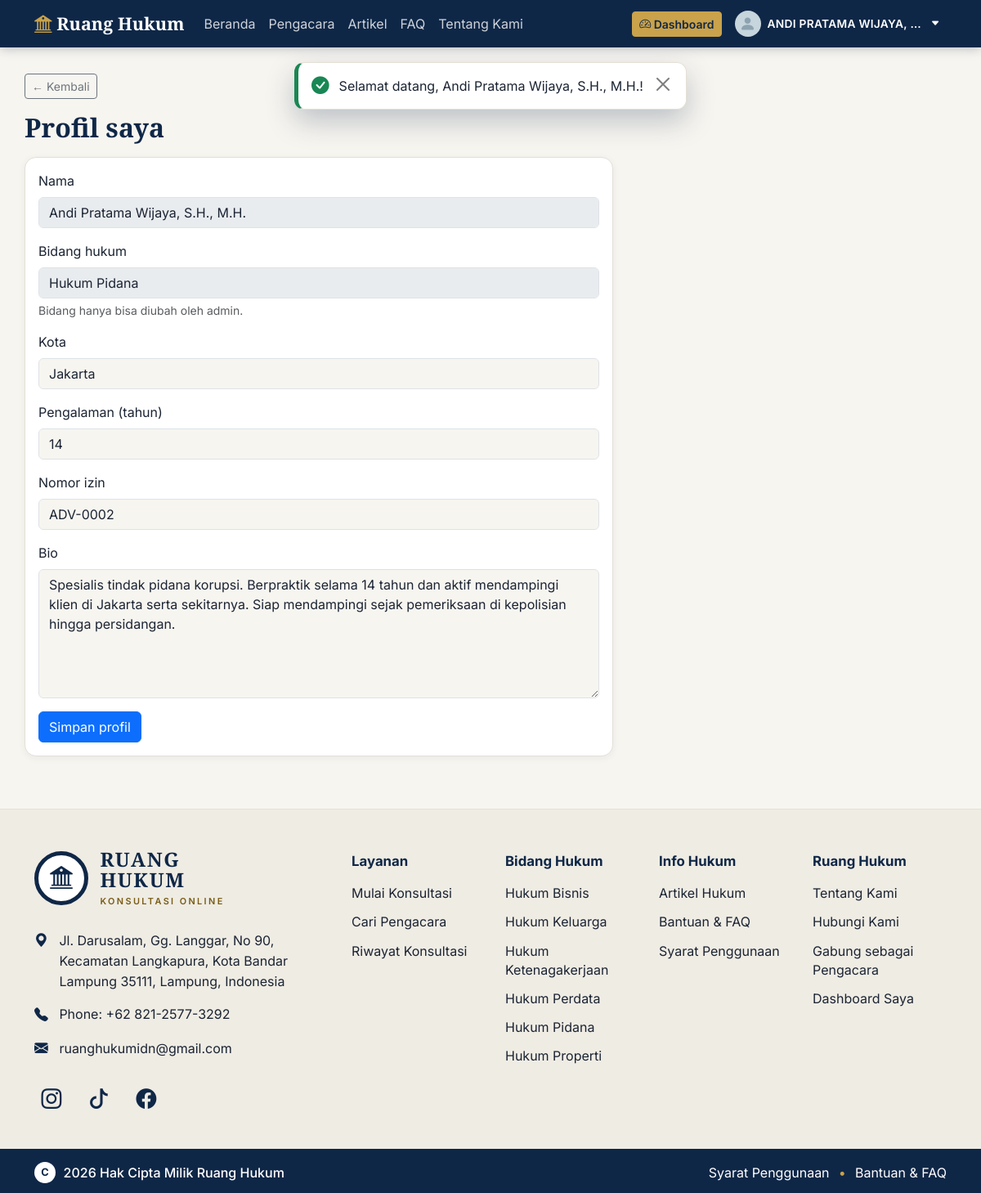
Page /pengacara/profil.php (signed in) on the committed database.
### tables this page shows
CREATE TABLE profil_pengacara (
  user_id INT PRIMARY KEY,
  bidang_id INT NOT NULL,
  bio TEXT NULL,
  pengalaman_tahun TINYINT UNSIGNED NOT NULL DEFAULT 0,
  kota VARCHAR(60) NULL,
  no_izin VARCHAR(60) NULL,
  FOREIGN KEY (user_id) REFERENCES users(id) ON DELETE CASCADE,
  FOREIGN KEY (bidang_id) REFERENCES bidang_hukum(id)
);

CREATE TABLE bidang_hukum (
  id INT AUTO_INCREMENT PRIMARY KEY,
  nama VARCHAR(80) NOT NULL UNIQUE,
  deskripsi VARCHAR(255) NULL
);

### includes/functions.php (called while the page is built, shortened)
<?php
function e($teks): string
{
    return htmlspecialchars((string) $teks, ENT_QUOTES, 'UTF-8');
}
function url(string $path = ''): string
{
    return BASE_URL . '/' . ltrim($path, '/');
}
function current_user(): ?array
{
    return $_SESSION['user'] ?? null;
}
function dashboard_path(string $role): string
{
    return match ($role) {
        'admin'     => 'admin/dashboard.php',
        'pengacara' => 'pengacara/dashboard.php',
        default     => 'klien/dashboard.php',
    };
}

### config/kontak.php (called while the page is built)
<?php
return [
    'alamat'      => 'Jl. Darusalam, Gg. Langgar, No 90, Kecamatan Langkapura, Kota Bandar Lampung 35111, Lampung, Indonesia',
    'telepon'     => '+62 821-2577-3292',
    'telepon_tel' => '+6282125773292',
    'email'       => 'ruanghukumidn@gmail.com',
    'sosial' => [
        ['nama' => 'Instagram', 'ikon' => 'bi-instagram', 'url' => 'https://www.instagram.com/ruanghukumidn'],
        ['nama' => 'TikTok',    'ikon' => 'bi-tiktok',    'url' => 'https://www.tiktok.com/@ruanghukumindonesia'],
        ['nama' => 'Facebook',  'ikon' => 'bi-facebook',  'url' => 'https://www.facebook.com/share/1ACeHsNsQn/'],
    ],
];

### config/database.php (called while the page is built)
<?php
function db(): PDO
{
    static $pdo = null;
    if ($pdo === null) {
        $host = 'localhost';
        $name = 'ruang_hukum';
        $user = 'root';
        $pass = '';
        try {
            $pdo = new PDO(
                "mysql:host=$host;dbname=$name;charset=utf8mb4",
                $user,
                $pass,
                [
                    PDO::ATTR_ERRMODE            => PDO::ERRMODE_EXCEPTION,
                    PDO::ATTR_DEFAULT_FETCH_MODE => PDO::FETCH_ASSOC,
                    PDO::ATTR_EMULATE_PREPARES   => false,
                ]
            );
        } catch (PDOException $e) {
            http_response_code(500);
            die('Koneksi database gagal. Pastikan MySQL menyala dan database "ruang_hukum" sudah diimpor (database/schema.sql).');
        }
    }
    return $pdo;
}

### pengacara/profil.php (the view, shortened to what this page needs)
<?php
$uid = (int) current_user()['id'];
$pdo = db();
$st = $pdo->prepare('SELECT p.bio, p.kota, p.pengalaman_tahun, p.no_izin, b.nama AS bidang
                     FROM profil_pengacara p
                     LEFT JOIN bidang_hukum b ON b.id = p.bidang_id
                     WHERE p.user_id = ?');
$st->execute([$uid]);
$p = $st->fetch();
$form = [
    'bio'              => (string) $p['bio'],
    'kota'             => (string) $p['kota'],
    'pengalaman_tahun' => (string) $p['pengalaman_tahun'],
    'no_izin'          => (string) $p['no_izin'],
];
require_once __DIR__ . '/../includes/header.php';
?>
<div class="container page-head">
  <a href="dashboard.php" class="btn btn-outline-secondary btn-sm mb-3">&larr; Kembali</a>
  <h2 class="mb-3">Profil saya</h2>
  <form method="post" action="profil.php" class="card-rh p-3" style="max-width: 720px;">
    <div class="mb-3">
      <label class="form-label">Nama</label>
      <input type="text" class="form-control" value="<?= e(current_user()['nama']) ?>" disabled>
    </div>
    <div class="mb-3">
      <label class="form-label">Bidang hukum</label>
      <input type="text" class="form-control" value="<?= e($p['bidang'] ?? '-') ?>" disabled>
      <div class="form-text">Bidang hanya bisa diubah oleh admin.</div>
    </div>
    <div class="mb-3">
      <label class="form-label" for="kota">Kota</label>
      <input type="text" id="kota" name="kota" class="form-control" maxlength="60"
             value="<?= e($form['kota']) ?>" required>
    </div>
    <div class="mb-3">
      <label class="form-label" for="pengalaman_tahun">Pengalaman (tahun)</label>
      <input type="number" id="pengalaman_tahun" name="pengalaman_tahun" class="form-control"
             min="0" max="60" value="<?= e($form['pengalaman_tahun']) ?>" required>
    </div>
    <div class="mb-3">
      <label class="form-label" for="no_izin">Nomor izin</label>
      <input type="text" id="no_izin" name="no_izin" class="form-control" maxlength="60"
             value="<?= e($form['no_izin']) ?>" required>
    </div>
    <div class="mb-3">
      <label class="form-label" for="bio">Bio</label>
      <textarea id="bio" name="bio" class="form-control" rows="6" maxlength="2000"><?= e($form['bio']) ?></textarea>
    </div>
    <button type="submit" class="btn btn-primary">Simpan profil</button>
  </form>
</div>
<?php require_once __DIR__ . '/../includes/footer.php'; ?>

### includes/footer.php (shortened to what this page needs)
</main>
<?php $tanpaKerangka = $tanpaKerangka ?? false; ?>
<?php if (!$tanpaKerangka): ?>
<?php
$kontak = require __DIR__ . '/../config/kontak.php';
$bidangFooter = [];
try {
    $bidangFooter = db()->query('SELECT id, nama FROM bidang_hukum ORDER BY nama LIMIT 6')->fetchAll();
} catch (Throwable $ex) {
    $bidangFooter = [];
}
$userFooter = current_user();
?>
<footer class="rh-footer mt-5">
  <div class="rh-footer-atas">
    <div class="container">
      <div class="row g-4 g-xl-5">
        <div class="col-lg-4">
          <a class="rh-logo" href="<?= url('index.php') ?>" aria-label="Ruang Hukum, ke beranda">
            <span class="rh-logo-lingkar"><i class="bi bi-bank2"></i></span>
            <span class="rh-logo-teks">
              <span class="rh-logo-nama">Ruang<br>Hukum</span>
              <span class="rh-logo-sub">Konsultasi Online</span>
            </span>
          </a>
          <ul class="rh-kontak list-unstyled">
            <li>
              <i class="bi bi-geo-alt-fill" aria-hidden="true"></i>
              <address class="mb-0"><?= e($kontak['alamat']) ?></address>
            </li>
            <li>
              <i class="bi bi-telephone-fill" aria-hidden="true"></i>
              <span>Phone: <a href="tel:<?= e($kontak['telepon_tel']) ?>"><?= e($kontak['telepon']) ?></a></span>
            </li>
            <li>
              <i class="bi bi-envelope-fill" aria-hidden="true"></i>
              <a href="mailto:<?= e($kontak['email']) ?>"><?= e($kontak['email']) ?></a>
            </li>
          </ul>
          <div class="rh-sosial" aria-label="Media sosial Ruang Hukum">
            <?php foreach ($kontak['sosial'] as $s): ?>
              <a href="<?= e($s['url']) ?>" target="_blank" rel="noopener noreferrer"
                 aria-label="<?= e($s['nama']) ?> Ruang Hukum" title="<?= e($s['nama']) ?>">
                <i class="bi <?= e($s['ikon']) ?>" aria-hidden="true"></i>
              </a>
            <?php endforeach; ?>
          </div>
        </div>
        <nav class="col-lg-8" aria-label="Tautan footer">
          <div class="row g-4">
            <div class="col-6 col-md-3">
              <h2 class="rh-footer-judul">Layanan</h2>
              <ul class="rh-footer-daftar">
                <li><a href="<?= url('klien/konsultasi_baru.php') ?>">Mulai Konsultasi</a></li>
                <li><a href="<?= url('pengacara.php') ?>">Cari Pengacara</a></li>
                <li><a href="<?= url('klien/dashboard.php') ?>">Riwayat Konsultasi</a></li>
              </ul>
            </div>
            <div class="col-6 col-md-3">
              <h2 class="rh-footer-judul">Bidang Hukum</h2>
              <ul class="rh-footer-daftar">
                <?php foreach ($bidangFooter as $b): ?>
                  <li><a href="<?= url('pengacara.php?bidang=' . (int) $b['id']) ?>"><?= e($b['nama']) ?></a></li>
                <?php endforeach; ?>
              </ul>
            </div>
            <div class="col-6 col-md-3">
              <h2 class="rh-footer-judul">Info Hukum</h2>
              <ul class="rh-footer-daftar">
                <li><a href="<?= url('artikel.php') ?>">Artikel Hukum</a></li>
                <li><a href="<?= url('faq.php') ?>">Bantuan &amp; FAQ</a></li>
                <li><a href="<?= url('syarat.php') ?>">Syarat Penggunaan</a></li>
              </ul>
            </div>
            <div class="col-6 col-md-3">
              <h2 class="rh-footer-judul">Ruang Hukum</h2>
              <ul class="rh-footer-daftar">
                <li><a href="<?= url('tentang.php') ?>">Tentang Kami</a></li>
                <li><a href="<?= url('tentang.php#kontak') ?>">Hubungi Kami</a></li>
                <li><a href="<?= url('auth/register.php?role=pengacara') ?>">Gabung sebagai Pengacara</a></li>
                <?php if ($userFooter): ?>
                  <li><a href="<?= url(dashboard_path($userFooter['role'])) ?>">Dashboard Saya</a></li>
                <?php else: ?>
                  <li><a href="<?= url('auth/login.php') ?>">Masuk</a></li>
                  <li><a href="<?= url('auth/register.php') ?>">Daftar</a></li>
                <?php endif; ?>
              </ul>
            </div>
          </div>
        </nav>
      </div>
    </div>
  </div>
  <div class="rh-footer-bawah">
    <div class="container">
      <div class="rh-hak-cipta">
        <span class="rh-c" aria-hidden="true">C</span>
        <span><?= date('Y') ?> Hak Cipta Milik Ruang Hukum</span>
      </div>
      <div class="rh-bawah-tautan">
        <a href="<?= url('syarat.php') ?>">Syarat Penggunaan</a>
        <span class="rh-titik" aria-hidden="true">&bull;</span>
        <a href="<?= url('faq.php') ?>">Bantuan &amp; FAQ</a>
      </div>
    </div>
  </div>
</footer>
<?php endif; ?>
</body>
</html>

### assets/css/style.css (style rules this page uses)
:root { --navy: #0f2747; --navy-700: #1b3a66; --gold: #c9a24b; --gold-600: #b08a36; --ivory: #f7f5f0; --ink: #1b2433; --muted: #6b7686; --line: #e4e0d6; --bs-primary: var(--navy); --bs-body-font-family: 'Inter', system-ui, sans-serif; --bs-body-color: var(--ink); --bs-body-bg: var(--ivory); --bs-link-color: var(--navy-700); }
body { background: var(--ivory); color: var(--ink); min-height: 100vh; display: flex; flex-direction: column; }
h1, h2, h3, h4, .font-serif { font-family: 'Playfair Display', Georgia, serif; font-weight: 700; color: var(--navy); }
.card-rh { background: #fff; border: 1px solid var(--line); border-radius: 14px; box-shadow: 0 2px 10px rgba(15,39,71,.06); }
.page-head { padding: 2rem 0 1rem; }

### assets/css/profil.css (style rules this page uses)
body { font-variant-numeric: lining-nums; }

### assets/css/footer.css (style rules this page uses)
.rh-footer { --emas-tua: #7a5c14; background: #efece4; color: var(--ink); border-top: 1px solid var(--line); }
.rh-footer-atas { padding: 3rem 0 2.5rem; }
.rh-logo { display: inline-flex; align-items: center; gap: .9rem; text-decoration: none; margin-bottom: 1.75rem; }
.rh-logo-lingkar { width: 66px; height: 66px; flex: none; border-radius: 50%; border: 5px solid var(--navy); background: #fff; color: var(--navy); display: flex; align-items: center; justify-content: center; font-size: 1.75rem; }
.rh-logo-teks { display: flex; flex-direction: column; }
.rh-logo-nama { font-family: 'Playfair Display', Georgia, serif; font-weight: 700; font-size: 1.5rem; line-height: 1.05; letter-spacing: .07em; text-transform: uppercase; color: var(--navy); }
.rh-logo-sub { margin-top: .35rem; font-size: .68rem; font-weight: 600; letter-spacing: .22em; text-transform: uppercase; color: var(--emas-tua); }
.rh-kontak { margin: 0 0 1.75rem; padding: 0; }
.rh-kontak li { display: flex; align-items: flex-start; gap: .85rem; margin-bottom: 1rem; line-height: 1.55; }
.rh-kontak .bi { flex: none; margin-top: .02rem; color: var(--navy); font-size: 1.05rem; line-height: 1.5; }
.rh-kontak address { font-style: normal; }
.rh-kontak a { color: var(--ink); text-decoration: none; overflow-wrap: anywhere; }
.rh-sosial { display: flex; flex-wrap: wrap; gap: .5rem 1rem; }
.rh-sosial a { width: 42px; height: 42px; display: inline-flex; align-items: center; justify-content: center; border-radius: 50%; color: var(--navy); font-size: 1.55rem; text-decoration: none; transition: background .15s, color .15s, transform .15s; }
.rh-footer-judul { font-family: var(--bs-body-font-family); font-size: 1.05rem; font-weight: 700; color: var(--navy); margin: .35rem 0 1.1rem; }
.rh-footer-daftar { list-style: none; margin: 0; padding: 0; }
.rh-footer-daftar li { margin-bottom: .75rem; line-height: 1.45; }
.rh-footer-daftar a { color: var(--ink); text-decoration: none; }
.rh-footer-bawah { background: var(--navy); color: #fff; padding: .95rem 0 .8rem; }
.rh-footer-bawah .container { display: flex; flex-wrap: wrap; align-items: center; justify-content: space-between; gap: .45rem 1.5rem; }
.rh-hak-cipta { display: flex; align-items: center; gap: .6rem; font-weight: 500; }
.rh-c { width: 26px; height: 26px; flex: none; border-radius: 50%; background: #fff; color: var(--navy); font-size: .8rem; font-weight: 700; display: inline-flex; align-items: center; justify-content: center; }
.rh-bawah-tautan { display: flex; flex-wrap: wrap; align-items: center; gap: .25rem .7rem; }
.rh-bawah-tautan a { color: #fff; text-decoration: none; }
.rh-titik { color: var(--gold); }

### rows in the picture
profil_pengacara: bidang.nama "Hukum Pidana", kota "Jakarta", pengalaman_tahun "14", no_izin "ADV-0002", bio "Spesialis tindak pidana korupsi. Berpraktik selama 14 tahun dan aktif mendampingi klien di Jakarta serta sekitarnya. Siap mendampingi sejak pemeriksaan di kepolisian hingga persidangan."
bidang_hukum: nama "Hukum Bisnis"
bidang_hukum: nama "Hukum Keluarga"
bidang_hukum: nama "Hukum Ketenagakerjaan"
bidang_hukum: nama "Hukum Perdata"
bidang_hukum: nama "Hukum Pidana"
bidang_hukum: nama "Hukum Properti"

### other values in the picture
$mnNama "Beranda"
$mnNama "Pengacara"
$mnNama "Artikel"
$mnNama "FAQ"
$mnNama "Tentang Kami"
mb_strtoupper($user['nama']) "ANDI PRATAMA WIJAYA,…"
$f['pesan'] "Selamat datang, Andi Pratama Wijaya, S.H., M.H.!"
$kontak['alamat'] "Jl. Darusalam, Gg. Langgar, No 90, Kecamatan Langkapura, Kota Bandar Lampung 35111, Lampung, Indonesia"
$kontak['telepon'] "+62 821-2577-3292"
$kontak['email'] "ruanghukumidn@gmail.com"
